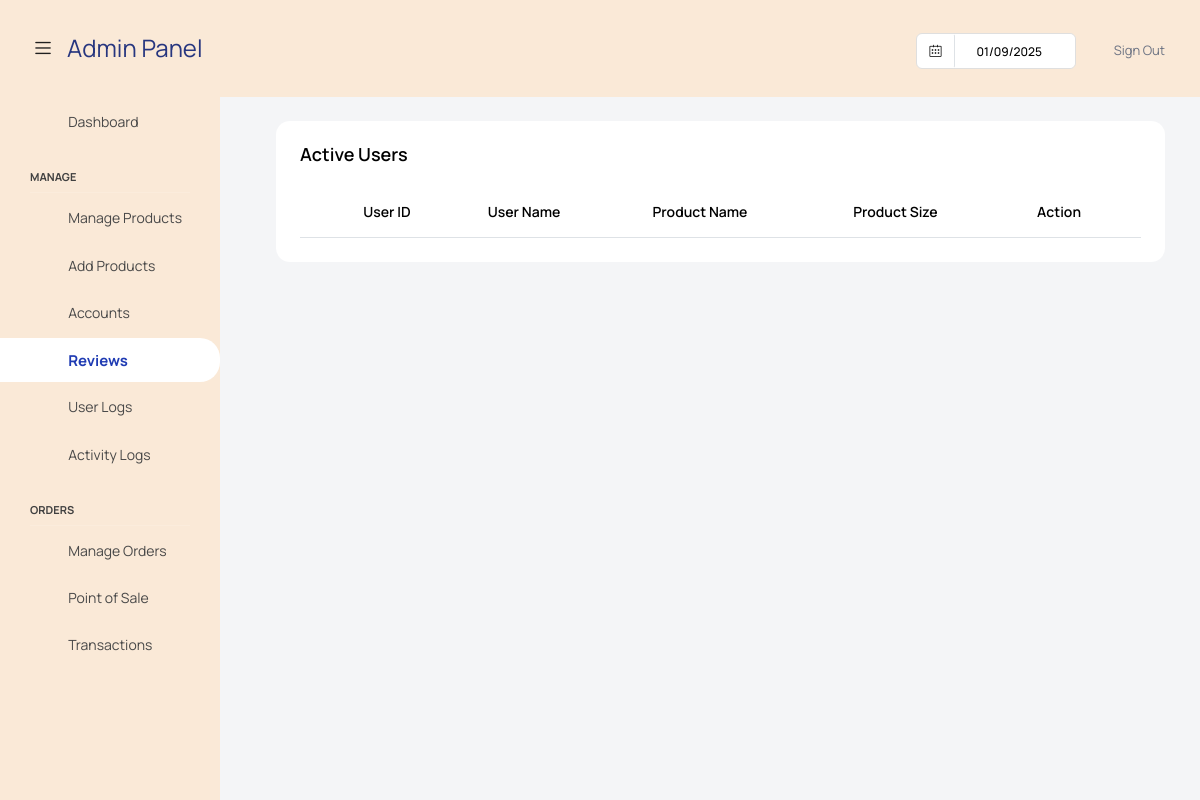
/admin/reviews.php (signed in), run on an earlier commit of the app's database.
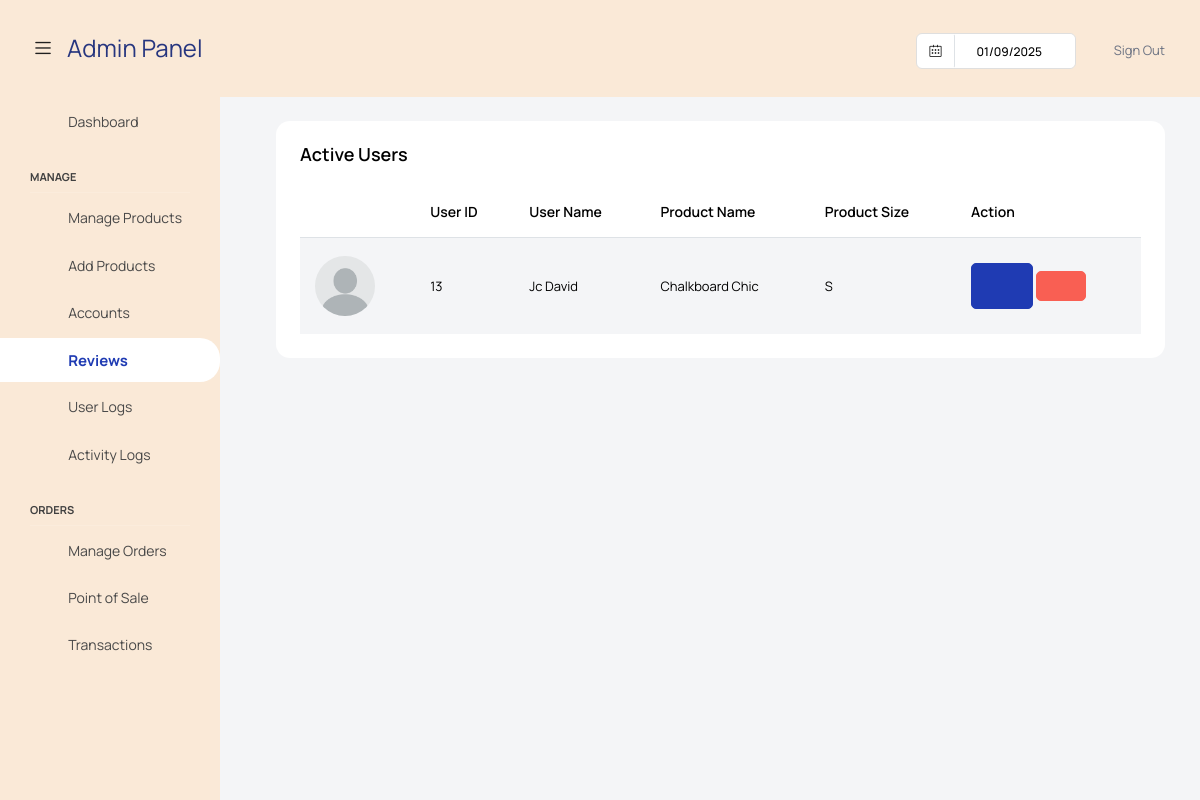
And on a later commit of the database.
### tables this page shows
CREATE TABLE `tbl_feedback` (
  `fd_id` int(11) NOT NULL,
  `product_id` int(11) NOT NULL,
  `fd_comment` varchar(255) NOT NULL,
  `fd_date` date DEFAULT current_timestamp(),
  `user_id` int(11) NOT NULL,
  `variation_id` int(11) NOT NULL
);

CREATE TABLE `users` (
  `user_id` int(11) NOT NULL,
  `first_name` varchar(200) NOT NULL,
  `last_name` varchar(255) NOT NULL,
  `email` varchar(255) NOT NULL,
  `password` varchar(150) NOT NULL,
  `contact_no` varchar(10) DEFAULT NULL,
  `gender` varchar(255) DEFAULT NULL,
  `date_of_birth` date DEFAULT NULL,
  `picture_path` varchar(255) DEFAULT '../images/icon/profile.png',
  `registered_at` date NOT NULL DEFAULT current_timestamp(),
  `isAdmin` int(11) NOT NULL DEFAULT 0,
  `status_id` int(11) DEFAULT 1
);

CREATE TABLE `product` (
  `product_id` int(11) NOT NULL,
  `product_name` varchar(200) NOT NULL,
  `product_desc` text NOT NULL,
  `product_image` varchar(255) NOT NULL,
  `price` int(11) NOT NULL,
  `category_id` int(11) NOT NULL,
  `uploaded_date` date NOT NULL DEFAULT current_timestamp(),
  `availability` int(11) DEFAULT 1
);

CREATE TABLE `sizes` (
  `size_id` int(11) NOT NULL,
  `size_name` varchar(100) NOT NULL
);

### admin/reviews.php (the view, shortened to what this page needs)
<!DOCTYPE html>
<html lang="en">
  <head>
     <link rel="stylesheet" href="https://cdn.datatables.net/1.13.5/css/jquery.dataTables.min.css">
  </head>
  <body >
    <div class="container-scroller">
        <?php require_once("./navbar.php"); ?>
        <div class="container-fluid page-body-wrapper">
        <?php require_once("./sidebar.php"); ?>
            <div class="main-panel">
                <div class="content-wrapper">
                    <div class="row">
                    <div class="col-lg-12 grid-margin stretch-card">
            <div class="card">
            <div class="card-body">
            <h4 class="card-title">Active Users</h4>
                <div class="table-responsive">
                <table id="productTable" class="table table-striped nowrap" style="width:100%">
                            <thead>
                            <tr>
                                <th></th>
                                <th>User ID</th>
                                <th>User Name</th>
                                <th>Product Name</th>
                                <th>Product Size</th>
                                <th>Action</th>
                            </tr>
                            </thead>
                            <tbody>
                            <?php
                                $query = "SELECT tf.*, CONCAT(tu.first_name, ' ', tu.last_name) as full_name, tu.picture_path, tp.product_name, ts.size_name FROM tbl_feedback tf
                                INNER JOIN users tu ON tu.user_id = tf.user_id
                                INNER JOIN product tp ON tp.product_id = tf.product_id
                                INNER JOIN product_size_variation tpsv ON tpsv.variation_id = tf.variation_id
                                INNER JOIN sizes ts ON ts.size_id = tpsv.size_id";
                                $stmt = $conn->prepare($query);
                                $stmt->execute();
                                $result = $stmt->get_result();
                                while ($data = $result->fetch_assoc()) {
                            ?>
                            <tr>
                                <td>
                                    <img src="<?php echo $data['picture_path'];?>" alt="image" class="img-sm rounded-circle" style="height: 60px; width: 60px; object-fit: contain;" />
                                </td>
                                <td><?php echo $data['user_id'];?></td>
                                <td><?php echo $data['full_name'];?></td>
                                <td><?php echo $data['product_name'];?></td>
                                <td><?php echo $data['size_name'];?></td>
                                <td>
                                    <button type="button" class="btn btn-primary" data-bs-toggle="modal" data-bs-target="#receiptDetails<?php echo $data["fd_id"] ?>">
                                    <i class="fa-solid fa-eye" style="color: #fcfcfc;"></i>
                                    </button>
                                    <button type="button" class="btn btn-danger removeComment" id="<?php echo $data["fd_id"] ?>" >
                                    </button>
                                </td>
                            </tr>
                            </div>
                            <?php
                                }
                            ?>
                            </tbody>
                        </table>
            </div>
            </div>
        </div>
                    </div>
                </div>
            </div>
        </div>
    </div>
  </body>
</html>

What changed in the data, as far as the page shows it:
added tbl_feedback: user.picture_path (placeholder picture), user "13", full_name "Jc David", product.product_name "Chalkboard Chic", sizes.size_name "S"
